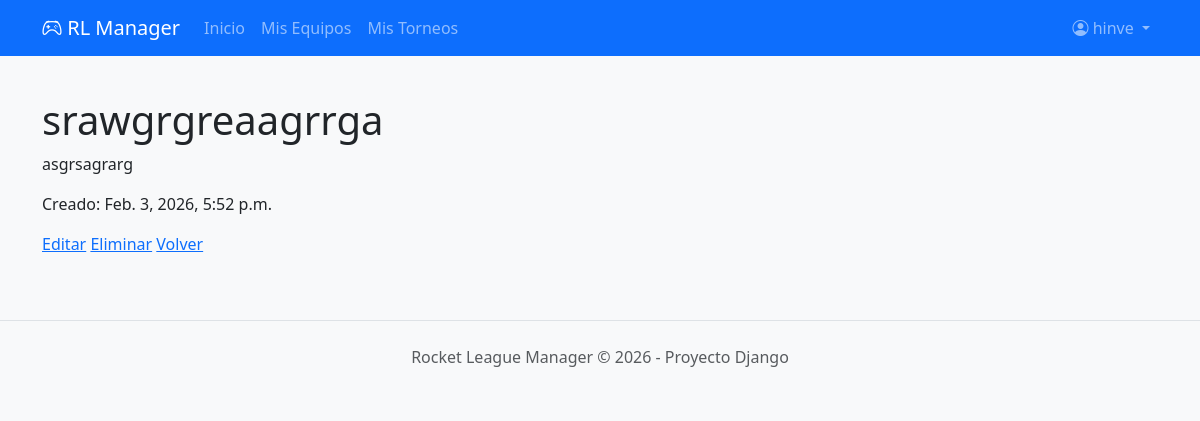
The page /equipos/equipos/9/ (signed in) on the database its author committed.
### torneos/models.py (models this page shows, shortened)
class Equipo(models.Model):
    nombre  = models.CharField(max_length=100, unique=True)
    descripcion = models.TextField(blank=True)
    fecha_creacion = models.DateTimeField(auto_now_add=True)
    creado_por = models.ForeignKey(User, on_delete=models.CASCADE)

### torneos/views.py (the view)
# urls.py: path('equipos/<int:equipo_id>/', views.equipo_detail, name='equipo_detail'),
@login_required
def equipo_detail(request, equipo_id):
    equipo = get_object_or_404(Equipo, id=equipo_id, creado_por=request.user)
    return render(request, 'torneos/equipos/detail.html', {'equipo': equipo})

### torneos/templates/torneos/equipos/detail.html (shortened to what this page needs)
{% extends "base.html" %}
{% block content %}
	<h1>{{ equipo.nombre }}</h1>
	<p>{{ equipo.descripcion }}</p>
	<p>Creado: {{ equipo.fecha_creacion }}</p>
	<a href="{% url 'equipo_update' equipo.id %}">Editar</a>
	<a href="{% url 'equipo_delete' equipo.id %}">Eliminar</a>
	<a href="{% url 'equipo_list' %}">Volver</a>
{% endblock %}

### torneos/templates/base.html (shortened to what this page needs)
<!DOCTYPE html>
<html lang="es">
<head>
    <link href="https://cdn.jsdelivr.net/npm/bootstrap@5.3.0/dist/css/bootstrap.min.css" rel="stylesheet">
    <link rel="stylesheet" href="https://cdn.jsdelivr.net/npm/bootstrap-icons@1.10.0/font/bootstrap-icons.css">
</head>
<body>
    <nav class="navbar navbar-expand-lg navbar-dark bg-primary mb-4">
        <div class="container">
            <a class="navbar-brand" href="{% url 'torneos' %}"><i class="bi bi-controller"></i> RL Manager</a>
            <div class="collapse navbar-collapse" id="navbarNav">
                <ul class="navbar-nav me-auto">
                    <li class="nav-item">
                        <a class="nav-link" href="{% url 'torneos' %}">Inicio</a>
                    </li>
                    {% if user.is_authenticated %}
                        <li class="nav-item">
                            <a class="nav-link" href="{% url 'equipo_list' %}">Mis Equipos</a>
                        </li>
                        <li class="nav-item">
                            <a class="nav-link" href="{% url 'torneo_list' %}">Mis Torneos</a>
                        </li>
                    {% endif %}
                </ul>
                <ul class="navbar-nav ms-auto">
                    {% if user.is_authenticated %}
                        <li class="nav-item dropdown">
                            <a class="nav-link dropdown-toggle" href="#" role="button" data-bs-toggle="dropdown">
                                <i class="bi bi-person-circle"></i> {{ user.username }}
                            </a>
                        </li>
                    {% else %}
                        <li class="nav-item">
                            <a class="nav-link btn btn-light text-primary px-3" href="{% url 'login' %}">Iniciar Sesión</a>
                        </li>
                    {% endif %}
                </ul>
            </div>
        </div>
    </nav>
    <div class="container">
        <main class="py-3">
            {% block content %}{% endblock %}
        </main>
    </div>
    <footer class="text-center text-muted py-4 mt-5 border-top">
        Rocket League Manager &copy; 2026 - Proyecto Django
    </footer>
</body>
</html>

### torneos/templates/base.html (style rules this page uses)
body { background-color: #f8f9fa; }

### rows shown on the page
Equipo: nombre "srawgrgreaagrrga", descripcion "asgrsagrarg", fecha_creacion "Feb. 3, 2026, 5:52 p.m."

### other values the page prints
{{ user.username }} "hinve"
